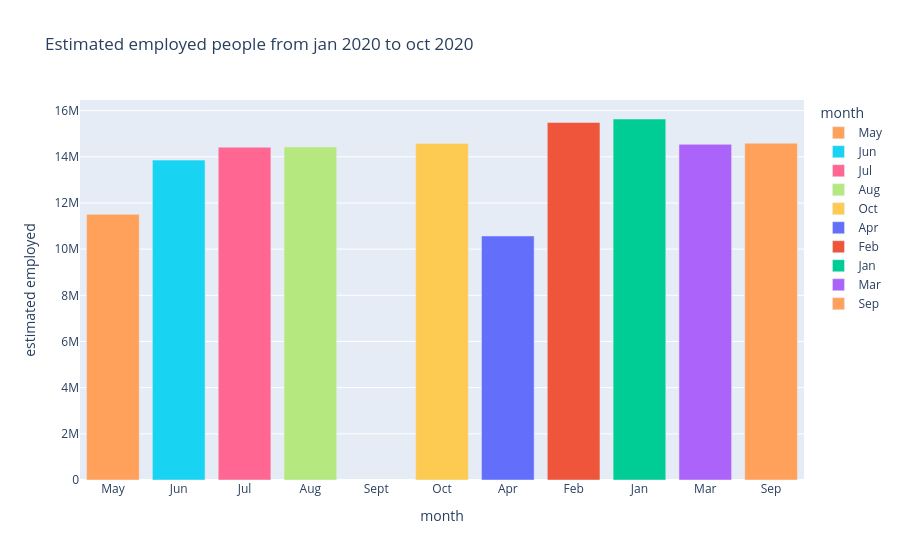

Notebook source saved alongside this figure:
### Code cell
fig = px.bar(data,x='month',y = 'estimated employed',color='month',
             category_orders={'month':['jan','feb','mar','apr','May','Jun','Jul','Aug','Sept','Oct']},
             title='Estimated employed people from jan 2020 to oct 2020'
             )
fig.show()

### Figure 1 — Plotly figure (JSON) as saved in the notebook; plotly's stock layout.template omitted (floating-point values rounded to 4 significant figures)
{"data": [{"hovertemplate": "month=%{x}<br>estimated employed=%{y}<extra></extra>", "legendgroup": "May", "marker": {"color": "#FFA15A", "pattern": {"shape": ""}}, "name": "May", "orientation": "v", "showlegend": true, "textposition": "auto", "type": "bar", "x": ["May"], "xaxis": "x", "y": [11510000.0], "yaxis": "y"}, {"hovertemplate": "month=%{x}<br>estimated employed=%{y}<extra></extra>", "legendgroup": "Jun", "marker": {"color": "#19d3f3", "pattern": {"shape": ""}}, "name": "Jun", "orientation": "v", "showlegend": true, "textposition": "auto", "type": "bar", "x": ["Jun"], "xaxis": "x", "y": [13860000.0], "yaxis": "y"}, {"hovertemplate": "month=%{x}<br>estimated employed=%{y}<extra></extra>", "legendgroup": "Jul", "marker": {"color": "#FF6692", "pattern": {"shape": ""}}, "name": "Jul", "orientation": "v", "showlegend": true, "textposition": "auto", "type": "bar", "x": ["Jul"], "xaxis": "x", "y": [14420000.0], "yaxis": "y"}, {"hovertemplate": "month=%{x}<br>estimated employed=%{y}<extra></extra>", "legendgroup": "Aug", "marker": {"color": "#B6E880", "pattern": {"shape": ""}}, "name": "Aug", "orientation": "v", "showlegend": true, "textposition": "auto", "type": "bar", "x": ["Aug"], "xaxis": "x", "y": [14430000.0], "yaxis": "y"}, {"hovertemplate": "month=%{x}<br>estimated employed=%{y}<extra></extra>", "legendgroup": "Oct", "marker": {"color": "#FECB52", "pattern": {"shape": ""}}, "name": "Oct", "orientation": "v", "showlegend": true, "textposition": "auto", "type": "bar", "x": ["Oct"], "xaxis": "x", "y": [14580000.0], "yaxis": "y"}, {"hovertemplate": "month=%{x}<br>estimated employed=%{y}<extra></extra>", "legendgroup": "Apr", "marker": {"color": "#636efa", "pattern": {"shape": ""}}, "name": "Apr", "orientation": "v", "showlegend": true, "textposition": "auto", "type": "bar", "x": ["Apr"], "xaxis": "x", "y": [10570000.0], "yaxis": "y"}, {"hovertemplate": "month=%{x}<br>estimated employed=%{y}<extra></extra>", "legendgroup": "Feb", "marker": {"color": "#EF553B", "pattern": {"shape": ""}}, "name": "Feb", "orientation": "v", "showlegend": true, "textposition": "auto", "type": "bar", "x": ["Feb"], "xaxis": "x", "y": [15490000.0], "yaxis": "y"}, {"hovertemplate": "month=%{x}<br>estimated employed=%{y}<extra></extra>", "legendgroup": "Jan", "marker": {"color": "#00cc96", "pattern": {"shape": ""}}, "name": "Jan", "orientation": "v", "showlegend": true, "textposition": "auto", "type": "bar", "x": ["Jan"], "xaxis": "x", "y": [15640000.0], "yaxis": "y"}, {"hovertemplate": "month=%{x}<br>estimated employed=%{y}<extra></extra>", "legendgroup": "Mar", "marker": {"color": "#ab63fa", "pattern": {"shape": ""}}, "name": "Mar", "orientation": "v", "showlegend": true, "textposition": "auto", "type": "bar", "x": ["Mar"], "xaxis": "x", "y": [14540000.0], "yaxis": "y"}, {"hovertemplate": "month=%{x}<br>estimated employed=%{y}<extra></extra>", "legendgroup": "Sep", "marker": {"color": "#FFA15A", "pattern": {"shape": ""}}, "name": "Sep", "orientation": "v", "showlegend": true, "textposition": "auto", "type": "bar", "x": ["Sep"], "xaxis": "x", "y": [14590000.0], "yaxis": "y"}], "layout": {"barmode": "relative", "legend": {"title": {"text": "month"}, "tracegroupgap": 0}, "title": {"text": "Estimated employed people from jan 2020 to oct 2020"}, "xaxis": {"anchor": "y", "categoryarray": ["jan", "feb", "mar", "apr", "May", "Jun", "Jul", "Aug", "Sept", "Oct", "Apr", "Feb", "Jan", "Mar", "Sep"], "categoryorder": "array", "domain": [0, 1], "title": {"text": "month"}}, "yaxis": {"anchor": "x", "domain": [0, 1], "title": {"text": "estimated employed"}}}}
